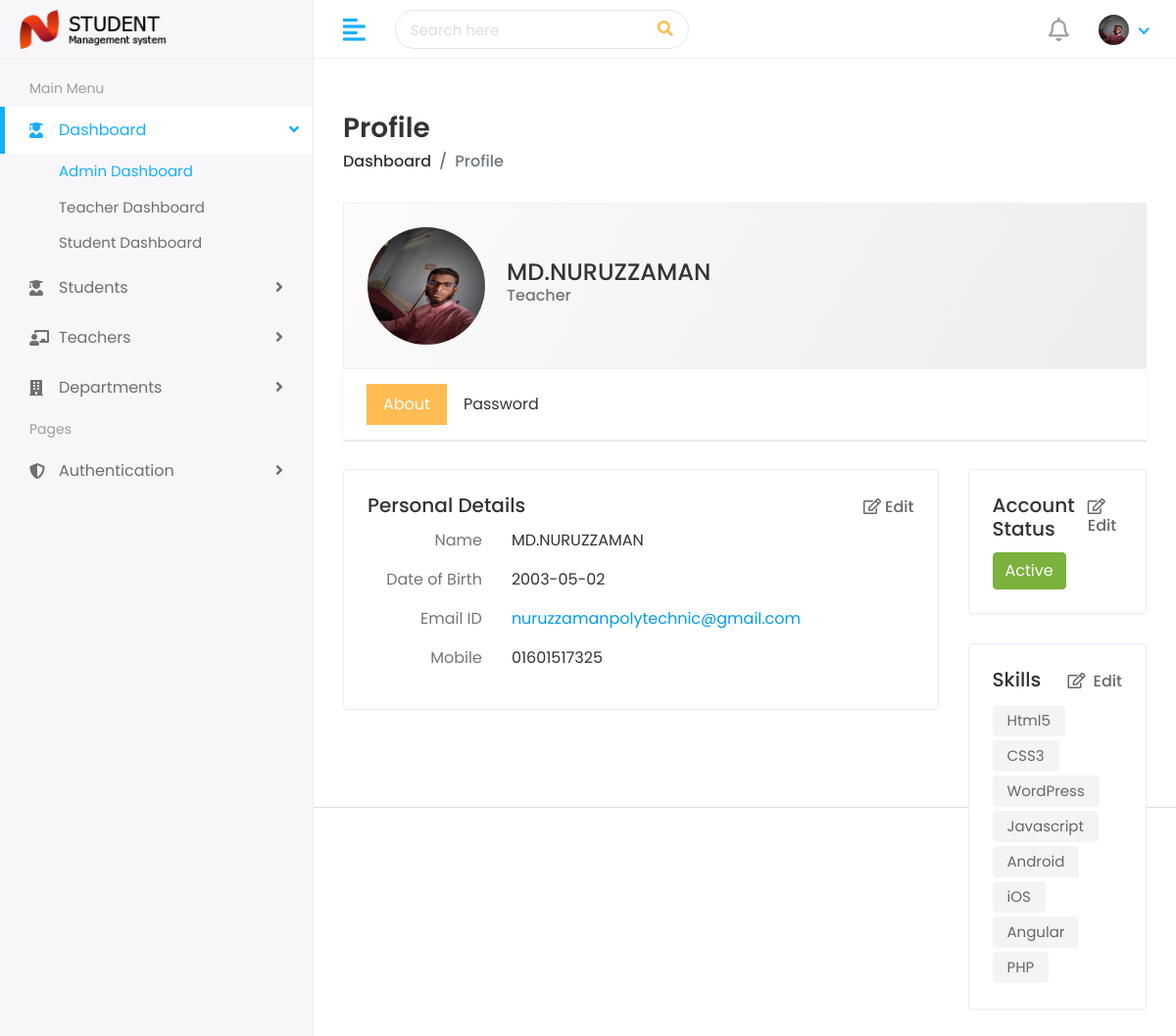
Screenshot of /admin/profile.php?id=11 (signed in) with the database file from the repository.
### tables this page shows
CREATE TABLE `user_info` (
  `id` int(200) NOT NULL,
  `name` varchar(200) NOT NULL,
  `img` varchar(200) NOT NULL,
  `email` varchar(200) NOT NULL,
  `phone` varchar(200) NOT NULL,
  `dob` varchar(200) NOT NULL,
  `gender` varchar(200) NOT NULL,
  `pass` varchar(200) NOT NULL,
  `username` varchar(200) NOT NULL,
  `created` varchar(200) NOT NULL
);

### admin/profile.php (the view, shortened to what this page needs)
<?php
include("connect.php");
$pro_id = $_GET['id'];
	require("header-top.php");
?>
<?php
	require("header-bottom.php");
?>
               <div class="page-header">
                  <div class="row">
                     <div class="col">
                        <h3 class="page-title">Profile</h3>
                        <ul class="breadcrumb">
                           <li class="breadcrumb-item"><a href="index.html">Dashboard</a></li>
                           <li class="breadcrumb-item active">Profile</li>
                        </ul>
                     </div>
                  </div>
               </div>
               <div class="row">
			   <?php
						$pro_query=mysqli_query($connect,"SELECT * FROM user_info WHERE id='$pro_id'");
						$pro_info = mysqli_fetch_array($pro_query);
			   ?>
                  <div class="col-md-12">
                     <div class="profile-header">
                        <div class="row align-items-center">
                           <div class="col-auto profile-image">
                              <a href="#">
                              <img style="height:120px;" class="rounded-circle" alt="User Image" src="assets/img/profiles/<?php echo $pro_info['img'];?>">
                              </a>
                           </div>
                           <div class="col ml-md-n2 profile-user-info">
                              <h4 class="user-name mb-0"><?php echo $pro_info['name'];?></h4>
                              <h6 class="text-muted">Teacher</h6>
                           </div>
                        </div>
                     </div>
                     <div class="profile-menu">
                        <ul class="nav nav-tabs nav-tabs-solid">
                           <li class="nav-item">
                              <a class="nav-link active" data-toggle="tab" href="#per_details_tab">About</a>
                           </li>
                           <li class="nav-item">
                              <a class="nav-link" data-toggle="tab" href="#password_tab">Password</a>
                           </li>
                        </ul>
                     </div>
                     <div class="tab-content profile-tab-cont">
                        <div class="tab-pane fade show active" id="per_details_tab">
                           <div class="row">
                              <div class="col-lg-9">
                                 <div class="card">
                                    <div class="card-body">
                                       <h5 class="card-title d-flex justify-content-between">
                                          <span>Personal Details</span>
                                          <a class="edit-link" data-toggle="modal" href="#edit_personal_details"><i class="far fa-edit mr-1"></i>Edit</a>
                                       </h5>
                                       <div class="row">
                                          <p class="col-sm-3 text-muted text-sm-right mb-0 mb-sm-3">Name</p>
                                          <p class="col-sm-9"><?php echo $pro_info['name'];?></p>
                                       </div>
                                       <div class="row">
                                          <p class="col-sm-3 text-muted text-sm-right mb-0 mb-sm-3">Date of Birth</p>
                                          <p class="col-sm-9"><?php echo $pro_info['dob'];?></p>
                                       </div>
                                       <div class="row">
                                          <p class="col-sm-3 text-muted text-sm-right mb-0 mb-sm-3">Email ID</p>
                                          <p class="col-sm-9"><a href="mailto:<?php echo $pro_info['email'];?>" class="__cf_email__" ><?php echo $pro_info['email'];?></a></p>
                                       </div>
                                       <div class="row">
                                          <p class="col-sm-3 text-muted text-sm-right mb-0 mb-sm-3">Mobile</p>
                                          <p class="col-sm-9"><?php echo $pro_info['phone'];?></p>
                                       </div>
                                    </div>
                                 </div>
                              </div>
                              <div class="col-lg-3">
                                 <div class="card">
                                    <div class="card-body">
                                       <h5 class="card-title d-flex justify-content-between">
                                          <span>Account Status</span>
                                          <a class="edit-link" href="edit-teacher.php?id=<?php echo $pro_id?>"><i class="far fa-edit mr-1"></i> Edit</a>
                                       </h5>
                                       <button class="btn btn-success" type="button"><i class="fe fe-check-verified"></i> Active</button>
                                    </div>
                                 </div>
                                 <div class="card">
                                    <div class="card-body">
                                       <h5 class="card-title d-flex justify-content-between">
                                          <span>Skills </span>
                                          <a class="edit-link" href="#"><i class="far fa-edit mr-1"></i> Edit</a>
                                       </h5>
                                       <div class="skill-tags">
                                          <span>Html5</span>
                                          <span>CSS3</span>
                                          <span>WordPress</span>
                                          <span>Javascript</span>
                                          <span>Android</span>
                                          <span>iOS</span>
                                          <span>Angular</span>
                                          <span>PHP</span>
                                       </div>
                                    </div>
                                 </div>
                              </div>
                           </div>
                        </div>
                     </div>
                  </div>
               </div>
            </div>
<?php
	require("footer.php");
?>

### admin/header-bottom.php (shortened to what this page needs)
<?php
   include("connect.php");
$login_id = $_SESSION['id'];
$login_query = mysqli_query($connect,"SELECT * FROM user_info WHERE id='$login_id'");
?>
</head>
<body>
   <div class="main-wrapper">
      <div class="header">
         <div class="header-left">
            <a href="index.php" class="logo">
            <img src="assets/img/logo.png" alt="Logo">
            </a>
         </div>
         <a href="javascript:void(0);" id="toggle_btn">
         <i class="fas fa-align-left"></i>
         </a>
         <div class="top-nav-search">
            <form>
               <input type="text" class="form-control" placeholder="Search here">
               <button class="btn" type="submit"><i class="fas fa-search"></i></button>
            </form>
         </div>
         <ul class="nav user-menu">
            <li class="nav-item dropdown noti-dropdown">
               <a href="#" class="dropdown-toggle nav-link" data-toggle="dropdown">
               <i class="far fa-bell"></i>
               </a>
            </li>
   <?php
		$login_info = mysqli_fetch_array($login_query);
   ?>
            <li class="nav-item dropdown has-arrow">
               <a href="#" class="dropdown-toggle nav-link" data-toggle="dropdown">
               <span class="user-img"><img class="rounded-circle" src="assets/img/profiles/<?php echo $login_info['img'];?>" width="31" height="31" alt="" ></span>
               </a>
            </li>
         </ul>
      </div>
<div class="sidebar" id="sidebar">
         <div class="sidebar-inner slimscroll">
            <div id="sidebar-menu" class="sidebar-menu">
               <ul>
                  <li class="menu-title">
                     <span>Main Menu</span>
                  </li>
                  <li class="submenu active">
                     <a href="#"><i class="fas fa-user-graduate"></i> <span> Dashboard</span> <span class="menu-arrow"></span></a>
                     <ul>
                        <li><a href="index.php" class="active">Admin Dashboard</a></li>
                        <li><a href="teacher-dashboard.php">Teacher Dashboard</a></li>
                        <li><a href="student-dashboard.php">Student Dashboard</a></li>
                     </ul>
                  </li>
                  <li class="submenu">
                     <a href="#"><i class="fas fa-user-graduate"></i> <span> Students</span> <span class="menu-arrow"></span></a>
                  </li>
                  <li class="submenu">
                     <a href="#"><i class="fas fa-chalkboard-teacher"></i> <span> Teachers</span> <span class="menu-arrow"></span></a>
                  </li>
                  <li class="submenu">
                     <a href="#"><i class="fas fa-building"></i> <span> Departments</span> <span class="menu-arrow"></span></a>
                  </li>
                  <li class="menu-title">
                     <span>Pages</span>
                  </li>
                  <li class="submenu">
                     <a href="#"><i class="fas fa-shield-alt"></i> <span> Authentication </span> <span class="menu-arrow"></span></a>
                  </li>
               </ul>
            </div>
         </div>
      </div>
      <div class="page-wrapper">
         <div class="content container-fluid">

### rows the page displays
user_info: img (picture), name "MD.NURUZZAMAN", dob "2003-05-02", email "nuruzzamanpolytechnic@gmail.com", phone "01601517325"
